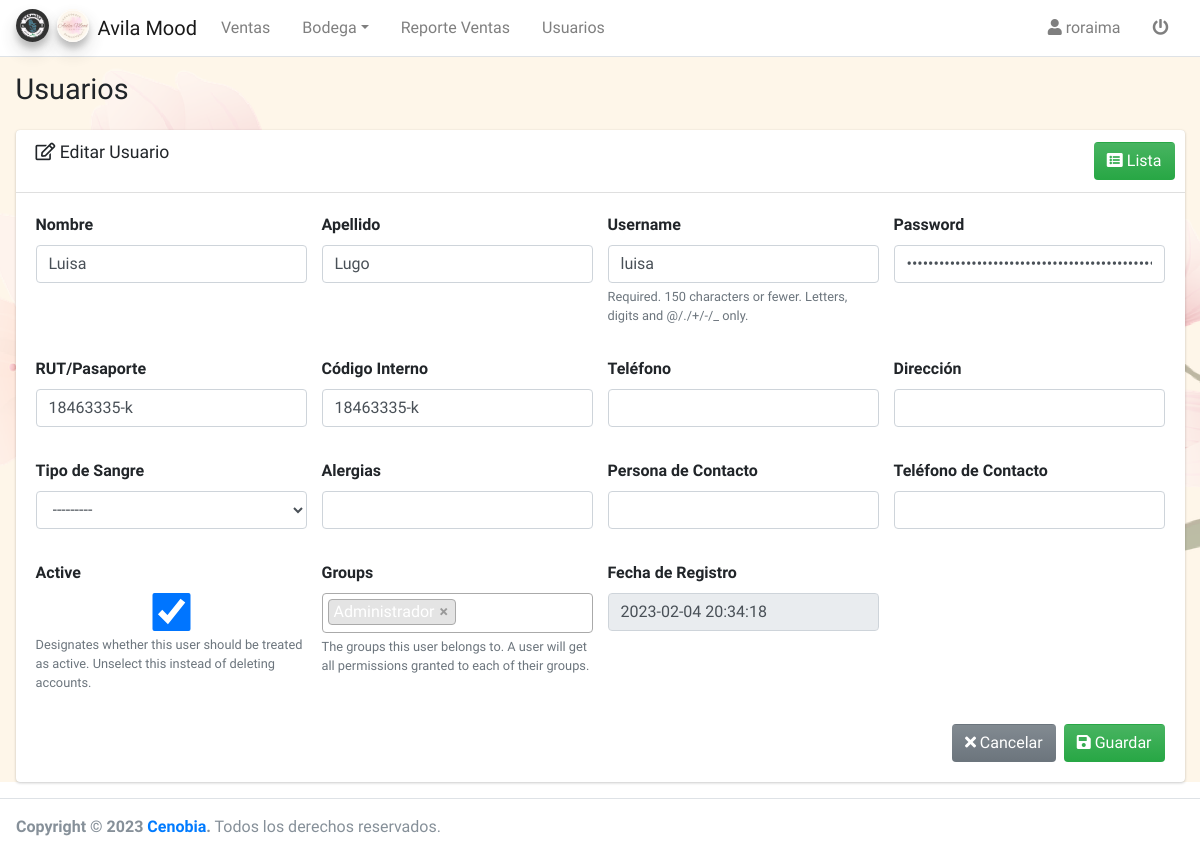
Page /user/edit/2/ (signed in) on the earlier database version.
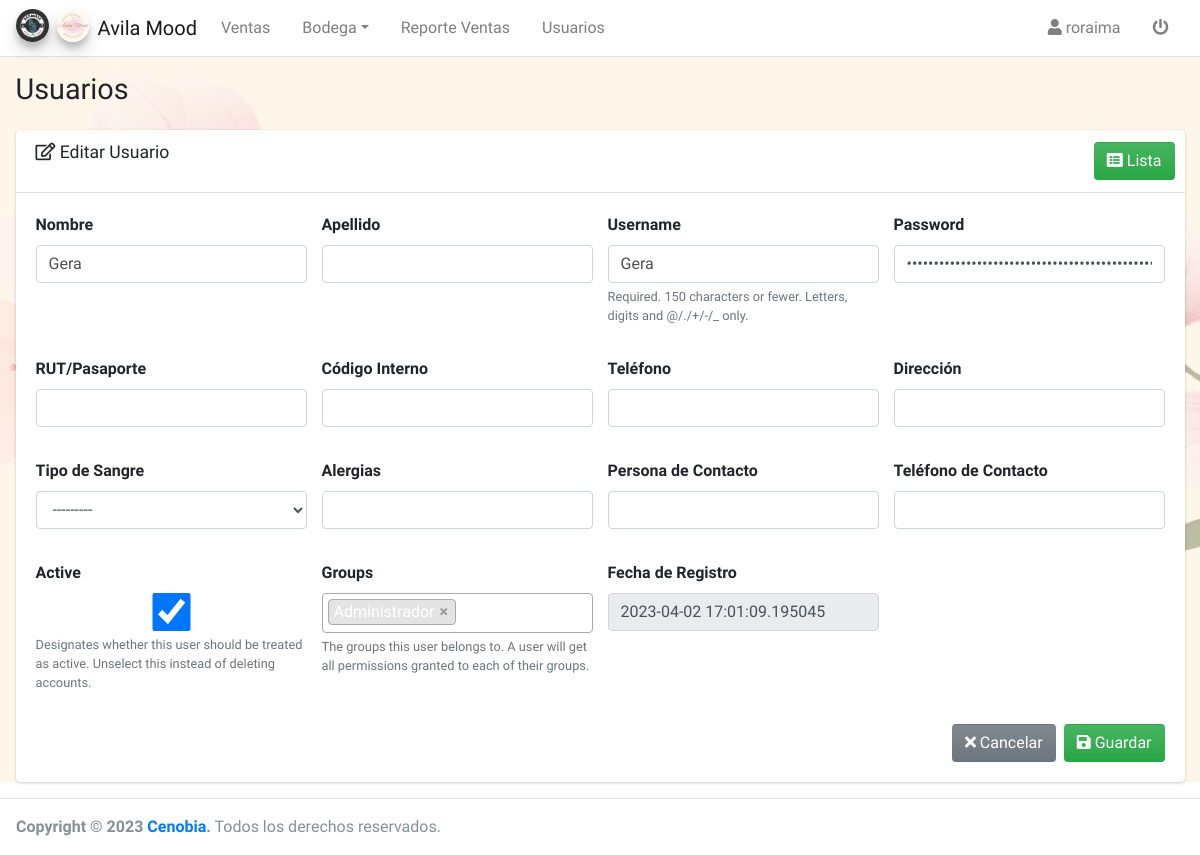
Same page on the later database version.
### user/models.py (models this page shows, shortened)
class User(AbstractUser):
    first_name = models.CharField(max_length=100, verbose_name='Nombre')
    last_name = models.CharField(max_length=100, verbose_name='Apellido', null=True, blank=True)
    rut = models.CharField(max_length=15, unique=True, null=True, blank=True, verbose_name='RUT/Pasaporte')
    internal_code = models.CharField(max_length=15, unique=True, null=True, blank=True, verbose_name='Código Interno')
    phone = models.CharField(max_length=15, blank=True, null=True, verbose_name='Teléfono')
    email = models.EmailField(blank=True, null=True, verbose_name='Correo')
    address = models.CharField(max_length=150, null=True, blank=True, verbose_name='Dirección')
    blood_type = models.CharField(max_length=15, null=True, blank=True, choices=blood_type_choices, verbose_name='Tipo de Sangre')
    allergy = models.CharField(max_length=200, null=True, blank=True, verbose_name='Alergias')
    contact_name = models.CharField(max_length=100, null=True, blank=True, verbose_name='Persona de Contacto')
    contact_phone = models.CharField(max_length=15, null=True, blank=True, verbose_name='Teléfono de Contacto')

### user/views.py (the view, shortened to what this page needs)
# urls.py: path('edit/<pk>/', UserUpdateView.as_view(), name='user_edit'),
class UserUpdateView(LoginRequiredMixin, PermissionRequiredMixin, UpdateView):
    permission_required = 'user.change_user'
    model = User
    template_name = 'user/add.html'
    form_class = UserForm
    success_url = reverse_lazy('user_list')
    def dispatch(self, request, *args, **kwargs):
        self.object = self.get_object()
        return super().dispatch(request, *args, **kwargs)
    def get_context_data(self, **kwargs):
        context = super().get_context_data(**kwargs)
        context['title'] = 'Usuarios'
        context['content_title'] = 'Editar Usuario'
        context['create_url'] = reverse_lazy('user_add')
        context['list_url'] = reverse_lazy('user_list')
        context['action'] = 'edit'
        return context

### user/forms.py (shortened to what this page needs)
class UserForm(forms.ModelForm):
    def __init__(self, *args, **kwargs):
        super().__init__(*args, **kwargs)
        for form in self.visible_fields():
            form.field.widget.attrs['autocomplete'] = 'off'
            form.field.widget.attrs['class'] = 'form-control'
        self.fields['first_name'].widget.attrs['autofocus'] = True
        self.fields['groups'].widget.attrs = {
            'class': 'form-control select2',
            'style': 'width: 100%',
        }
    class Meta:
        model = User
        fields = ['first_name', 'last_name', 'username', 'password', 'rut', 'internal_code', 'phone', 'address', 'blood_type', 'allergy', 'contact_name', 'contact_phone', 'is_active', 'groups', 'date_joined']
        exclude = ['user_permissions', 'last_login', 'is_superuser', 'is_staff', 'user_creation', 'user_updated',]
        widgets = {
            'password': forms.PasswordInput(
                render_value=True,
                attrs = {'type':'password'}
            ),
            'date_joined': forms.TextInput(attrs={'readonly': True}),
        }
        labels = {
            'date_joined':'Fecha de Registro'
        }

### user/templates/user/add.html (shortened to what this page needs)
{% extends 'core/add.html' %}

### core/templates/core/add.html (shortened to what this page needs)
{% extends 'core/base.html' %}
{% load static %}
{% block head %}
<link rel="stylesheet" href="{% static 'core/lib/select2/css/select2.min.css' %}">
<link rel="stylesheet" href="{% static 'core/lib/select2/css/select2-bootstrap4.min.css' %}">
{% endblock %}
{% block content %}
<div class="card">
    <div class="card-header">
        <h3 class="card-title">
            {% if action == 'add' %}
            <i class="fas fa-plus"></i>
            {% else %}
            <i class="far fa-edit"></i>
            {% endif %}
            {{content_title}}
        </h3>
        {% block btn_list %}
        <div class="card-tools">
            <a href="{{ list_url }}" class="btn bg-gradient-success">
                <i class="fas fa-list-alt"></i> Lista
            </a>
        </div>
        {% endblock %}
    </div>
    <div class="card-body">
        <form method="post" action="." class="form-validate" enctype="multipart/form-data">
            <div class="row">
                {% for field in form.visible_fields %}
                <div class="col-lg-3 col-md-6 col-sm-12 mb-3">
                    <div class="form-group">
                        <label>
                            {{ field.label }}
                        </label>
                        {{ field }}
                        <small class="form-text text-muted">{{field.help_text}}</small>
                    </div>
                </div>
                {% endfor %}
            </div>
            {% block btn_add %}
            <div class="d-flex justify-content-end">
                <a href="{{ list_url }}" class="btn bg-gradient-secondary mr-2">
                    <i class="fas fa-times"></i> Cancelar
                </a>
                <button type="button" id="btn-guardar" class="btn bg-gradient-success">
                    <i class="fas fa-save"></i>
                    Guardar
                </button>
            </div>
            {% endblock %}
        </form>
    </div>
</div>
{% endblock %}

### core/templates/core/base.html (shortened to what this page needs)
<!DOCTYPE html>
{% load static %}
<html lang="es">
<head>
    <link rel="stylesheet" href="{% static 'core/lib/fontawesome.css' %}">
    <link rel="stylesheet" href="{% static 'core/lib/sweetalert2/css/bootstrap-4.min.css' %}">
    <link rel="stylesheet" href="{% static 'core/lib/adminlte/css/adminlte.min.css' %}">
    {% block head %}{% endblock %}
    <link rel="stylesheet" href="{% static 'core/css/styles.css' %}">
</head>
<body class="hold-transition layout-top-nav">
<div class="wrapper">
    {% if perms.auth.add_group %}
    <nav class="main-header navbar navbar-expand-md navbar-light navbar-white hide-nav">
        <div class="container-fluid">
            <a href="#" class="navbar-brand">
                <img src="{% static 'core/img/logo_barberia.jpeg' %}" alt="Logo Avila Mood"
                     class="brand-image img-circle elevation-3" style="opacity: .8">
                <img src="{% static 'core/img/logo_estetica.jpeg' %}" alt="Logo Avila Mood"
                     class="brand-image img-circle elevation-3" style="opacity: .8">
                <span class="brand-text font-weight-light">Avila Mood</span>
            </a>
            <div class="collapse navbar-collapse order-3" id="navbarCollapse">
                <ul class="navbar-nav">
                    <li class="nav-item">
                        <a href="{% url 'sale_add' %}" class="nav-link">Ventas</a>
                    </li>
                    <li class="nav-item dropdown">
                        <a href="#" data-toggle="dropdown" aria-haspopup="true"
                           aria-expanded="false" class="nav-link dropdown-toggle">Bodega</a>
                    </li>
                    <li class="nav-item">
                        <a href="{% url 'sale_report' %}" class="nav-link">Reporte Ventas</a>
                    </li>
                    <li class="nav-item">
                        <a href="{% url 'user_list' %}" class="nav-link">Usuarios</a>
                    </li>
                </ul>
            </div>
            <ul class="order-1 order-md-3 navbar-nav navbar-no-expand ml-auto">
                <li class="nav-item dropdown">
                    <a class="nav-link" data-toggle="dropdown" href="#" aria-expanded="false">
                        <i class="fas fa-user"></i> {{request.user.username}}
                    </a>
                </li>
                <li class="nav-item">
                    <a href="{% url 'logout' %}" class="nav-link">
                        <i class="fas fa-power-off"></i>
                    </a>
                </li>
            </ul>
        </div>
    </nav>
    {% endif %}
    <div class="content-wrapper">
        <div class="content-header">
            <div class="container-fluid">
                <div class="row mb-2">
                    <div class="col-sm-6">
                        <h1 class="m-0">{{title}}</h1>
                    </div>
                    <div class="col-sm-6">
                    </div>
                </div>
            </div>
        </div>
        <div class="content">
            <div class="container-fluid">
                {% block content %}{% endblock %}
            </div>
        </div>
    </div>
    <footer class="main-footer">
        <strong>Copyright &copy; 2023 <a href="#">Cenobia</a>.</strong> Todos los derechos reservados.
    </footer>
</div>
</body>
</html>

### core/static/core/css/styles.css (style rules this page uses)
:root { --color-dark: #be3457; --color-middle: #d35278; --color-light: #e9a0b9; }
.login-page, .content-wrapper { background-image: url(../img/cerezo_2_copia.png); background-size: cover; background-position: center; background-repeat: no-repeat; background-attachment: fixed; background-color: #fef6e9; }

Differences in the rows shown:
changed User: first_name "Luisa" → "Gera"; last_name "Lugo" → (not shown); username "luisa" → "Gera"; rut "18463335-k" → (not shown); internal_code "18463335-k" → (not shown); date_joined "2023-02-04 20:34:18" → "2023-04-02 17:01:09.195045"
